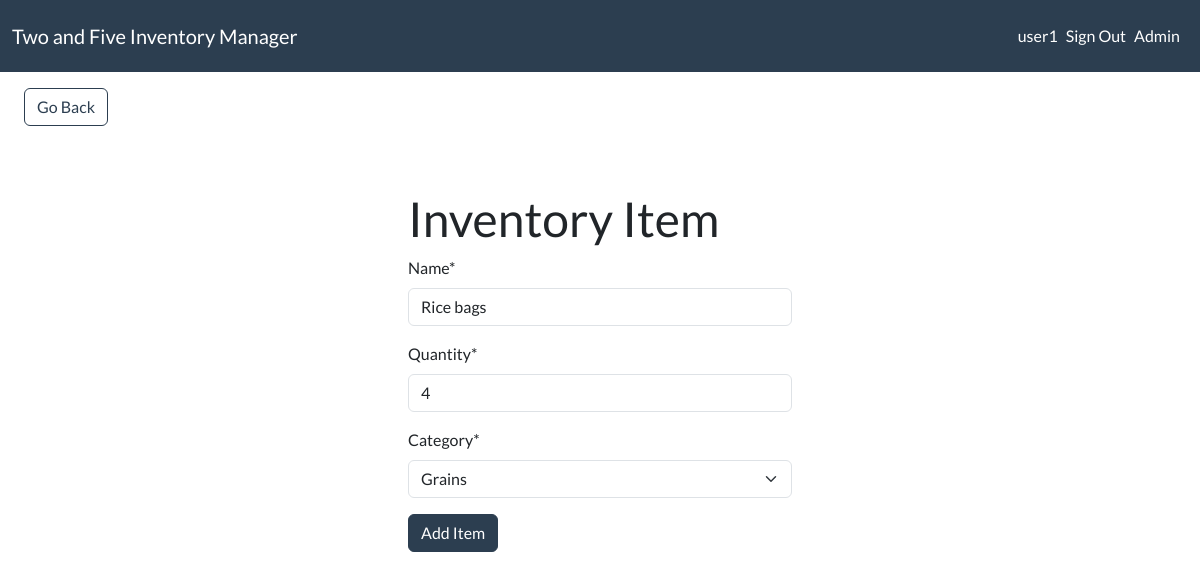
/edit-item/4 (signed in), run on an earlier commit of the app's database.
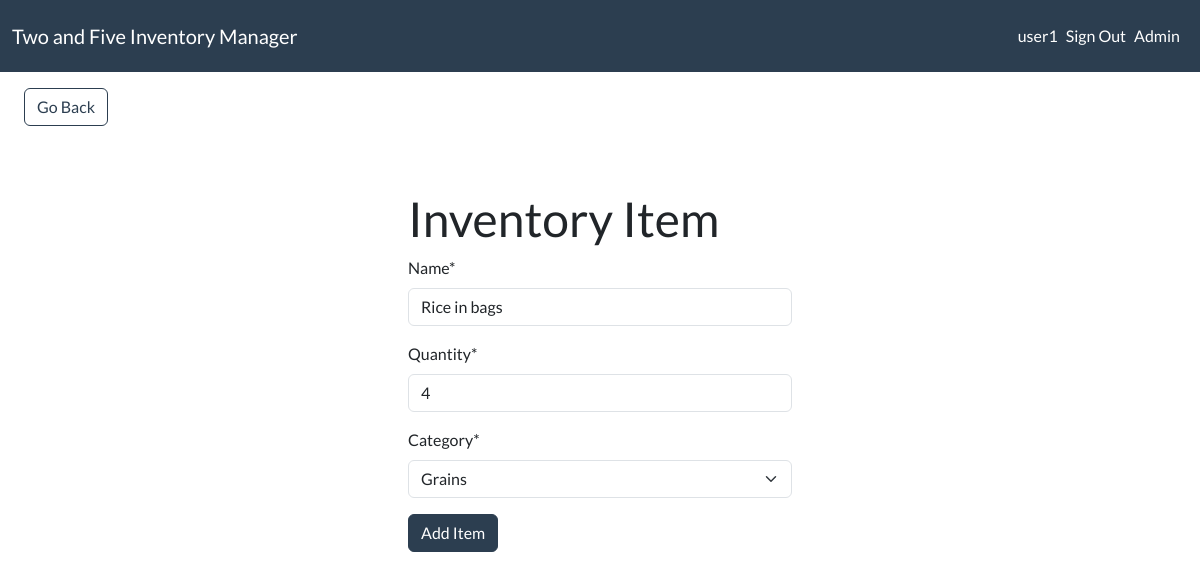
And on a later commit of the database.
### inventory/models.py (models this page shows, shortened)
class InventoryItem(models.Model):
    name = models.CharField(max_length=200)
    quantity = models.IntegerField()
    category = models.ForeignKey(
        "Category", on_delete=models.SET_NULL, blank=True, null=True
    )
    date_created = models.DateTimeField(auto_now_add=True)
    user = models.ForeignKey(User, on_delete=models.CASCADE)

class Category(models.Model):
    name = models.CharField(max_length=200)
    class Meta:
        verbose_name_plural = "categories"
    def __str__(self):
        return self.name

### inventory/views.py (the view)
# urls.py: path("edit-item/<int:pk>", EditItem.as_view(), name="edit-item"),
class EditItem(LoginRequiredMixin, UpdateView):
    model = InventoryItem
    form_class = InventoryItemForm
    template_name = "inventory/item_form.html"
    success_url = reverse_lazy("dashboard")

### inventory/forms.py
class InventoryItemForm(forms.ModelForm):
    category = forms.ModelChoiceField(queryset=Category.objects.all(), initial=0)
    class Meta:
        model = InventoryItem
        fields = ["name", "quantity", "category"]

### inventory/templates/inventory/item_form.html (shortened to what this page needs)
{% extends 'inventory/base.html' %}
{% load crispy_forms_tags %}
{% block content %}
<a href="{% url 'dashboard' %}" class="btn btn-outline-primary my-3 mx-4">Go Back</a>
<div class="row">
    <div class="col-11 col-md-4 mx-auto mt-5">
        <h1>Inventory Item</h1>
        <form method="POST">
            {{ form|crispy }}
            <div class="mt-3">
                <button class="btn btn-primary">Add Item</button>
            </div>
        </form>
    </div>
</div>
{% endblock content %}

What changed in the data, as far as the page shows it:
changed InventoryItem "Grains": name "Rice bags" → "Rice in bags"
